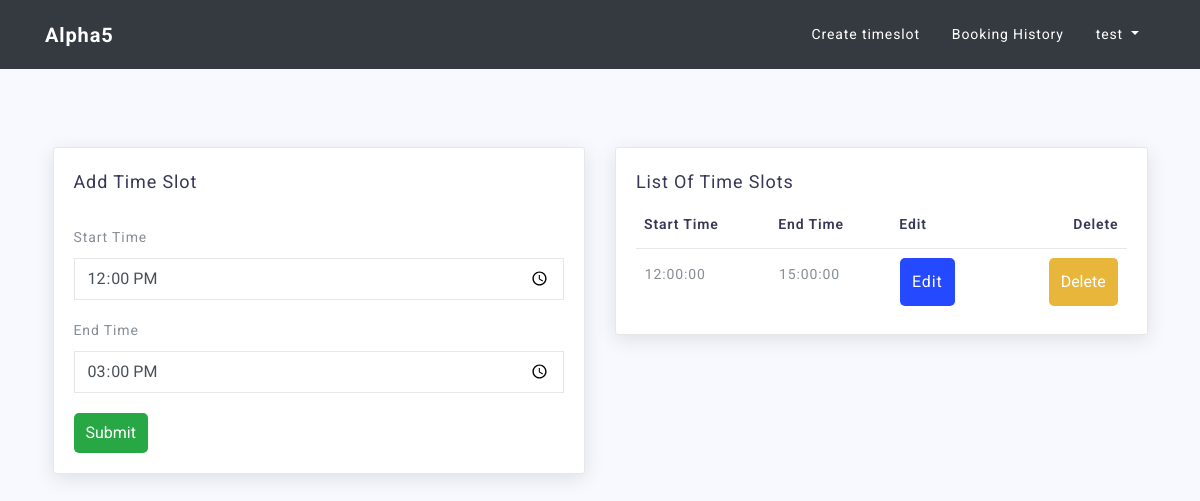
The app's page /manager/room/da770f31ea114baca6a8ca5a46305a0d/ (signed in) with its own data.
### accounts/models.py (models this page shows)
class User(AbstractUser):
    id = models.UUIDField(primary_key=True, default=uuid.uuid4, editable=False)
    is_customer = models.BooleanField(default=False)
    is_manager = models.BooleanField(default=False)
    phone = models.CharField(max_length=10, null=False)

### manager/models.py (models this page shows, shortened)
class TimeSlot(models.Model):
    id = models.UUIDField(primary_key=True, default=uuid.uuid4, editable=False)
    room_id = models.ForeignKey(Room, on_delete=models.CASCADE)
    time_slot_owner = models.ForeignKey(User, on_delete=models.CASCADE)
    start_time = models.TimeField(null=False)
    end_time = models.TimeField(null=False)
    class Meta:
        unique_together = ('room_id', 'start_time', 'end_time')

### manager/views.py (the view, shortened to what this page needs)
# urls.py: url(r'^room/(?P<room_id>[0-9a-f-]+)/$', views.TimeSlotView.as_view(), name='create_time_slot'),
@method_decorator(decorators, name="dispatch")
class TimeSlotView(CreateView):
    model = TimeSlot
    template_name = "manager/add_time_slot.html"
    form_class = TimeSlotForm
    def get_context_data(self, **kwargs):
        context = super().get_context_data(**kwargs)
        context['time_slot'] = TimeSlot.objects.filter(time_slot_owner=self.request.user,
                                                       room_id=Room.objects.get(id=self.kwargs.get("room_id")))
        return context

### manager/forms.py
class TimeSlotForm(ModelForm):
    class Meta:
        model = TimeSlot
        fields = ('start_time', 'end_time',)

### templates/manager/add_time_slot.html (shortened to what this page needs)
{% load staticfiles %}
<!DOCTYPE html>
<html lang="en">
   <head>
        {% include 'base.html'%}
        {% include 'navbar.html' %}
   </head>
<div class="container mt-5 pt-4">
    <div class="row">
        <div class="col-lg-3"></div>
        <div class="col-lg-6">
            <div class="mt-3">
                <br>
            </div>
        </div>
        <div class="col-lg-3"></div>
    </div>
    <div class="row mt-2">
        <div class="col-lg-6">
            <div class="card">
                <div class="card-title">
                    <h4>Add Time Slot</h4>
                    <br><br>
                </div>
                <div class="card-body">
                    <div class="basic-form">
                        <form method="post">
                            <div class="form-group">
                                <label>Start Time</label>
                                <input type="time" name="start_time" class="form-control" value="12:00"  required>
                            </div>
                            <div class="form-group">
                                <label>End Time</label>
                                <input type="time" name="end_time" class="form-control" value="15:00"  required>
                            </div>
                            <button type="submit" class="button btn-success" style="cursor:pointer">Submit</button>
                        </form>
                    </div>
                </div>
            </div>
        </div>
        <div class="col-lg-6">
            <div class="card">
              <div class="card-title">
                <h4> List Of Time Slots </h4>
              </div>
              <div class="card-body">
                  {% if time_slot %}
                <div class="table-responsive">
                  <table class="table table-hover ">
                    <thead>
                      <tr>
                        <th>Start Time</th>
                        <th>End Time</th>
                          <th>Edit</th>
                          <th>Delete</th>
                      </tr>
                    </thead>
                    <tbody>
                    {% for x in time_slot %}
                      <tr>
                          <td>{{x.start_time | time:'H:i:s'}}</td>
                          <td>{{x.end_time | time:'H:i:s'}}</td>
                          <td>
                              <span>
                                  <a href="{% url 'manager:update_slot' room_id=x.room_id.id  slot_id=x.id %}" class="button button-primary">Edit</a>
                              </span>
                          </td>
                          <td>
                              <form action="{% url 'manager:delete_slot' room_id=x.room_id.id  slot_id=x.id %}" method="POST">
                                  <input type="submit" class="button btn-warning" style="cursor:pointer;" value="Delete">
                              </form>
                          </td>
                      </tr>
                    {% endfor %}
                    </tbody>
                  </table>
                </div>
              </div>
                {% else %}
                  <br>
                        <p>No Time Slot Available.</p>
                  {% endif %}
            </div>
        </div>
    </div>
</div>

### templates/navbar.html (shortened to what this page needs)
 <nav class="navbar navbar-expand-lg navbar-light bg-dark fixed-top" id="mainNav">
    <div class="container">
      <a class="navbar-brand text-white" href="/">Alpha5</a>
      <div class="collapse navbar-collapse" id="navlinks">
        <ul class="navbar-nav ml-auto">
          {% if user.is_authenticated %}
              {% if user.is_manager %}
                    <li class="nav-item">
                          <a class="nav-link text-white" href="{% url 'manager:create_room' %}">Create timeslot</a>
                    </li>
                    <li class="nav-item">
                          <a class="nav-link text-white" href="{% url 'manager:booking_history'%}">Booking History</a>
                    </li>
                    <li class="nav-item dropdown">
                      <a class="nav-link dropdown-toggle text-white" href="#" id="navbardrop" data-toggle="dropdown">
                        {{user.username}}
                      </a>
                    </li>
              {% endif %}
          {% endif %}
        </ul>
      </div>
    </div>
  </nav>

### static/css/btn.css (style rules this page uses)
.button { border: none; color: white; padding: 8px 12px; text-align: center; text-decoration: none; display: inline-block; font-size: 16px; border-radius:5px; }
.button-primary { background-color:#2549FE; }

### records on screen
User: username "test"
TimeSlot: start_time "12:00:00", end_time "15:00:00"
